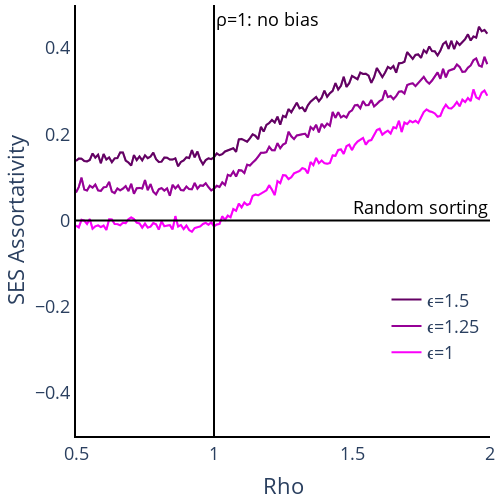

Notebook code for this chart:
### Markdown cell above
### Rho Assortativity

### Code cell
SESAss_rho_epsilon1 = plotly_lines.plot_MTO_sim_results(plotly_lines(), data=df_rho[df_rho['epsilon'] == 1], x_var='rho', y_var='Network_SES_assortativity', x_range=[0.5,2], y_range=[0,1], x_title='rho', y_title='Exposure', with_predicted=False, colors=['rgba(250,0,250,1)'], legend_text='ϵ=1')

SESAss_rho_epsilon125 = plotly_lines.plot_MTO_sim_results(plotly_lines(), data=df_rho[df_rho['epsilon'] == 1.25], x_var='rho', y_var='Network_SES_assortativity', x_range=[0.5,2], y_range=[0,1], x_title='rho', y_title='Exposure', with_predicted=False, colors=['rgba(150,0,150,1)'], legend_text='ϵ=1.25')

SESAss_rho_epsilon15 = plotly_lines.plot_MTO_sim_results(plotly_lines(), data=df_rho[df_rho['epsilon'] == 1.5], x_var='rho', y_var='Network_SES_assortativity', x_range=[0.5,2], y_range=[0,1], x_title='rho', y_title='Exposure', with_predicted=False, colors=['rgba(100,0,100,1)'], legend_text='ϵ=1.5')


SESAss_rho_epsilon125 = go.Figure(data = SESAss_rho_epsilon1.data + SESAss_rho_epsilon125.data + SESAss_rho_epsilon15.data)

SESAss_rho_epsilon125.update_layout(
    title = None, 
    font=dict(size = 18),
    xaxis_title = 'Rho', 
    yaxis_title = 'SES Assortativity',
    width = 500, height = 500,
    showlegend = True, 
    legend=dict(x=0.75,y=0.15),
    legend_title_text = '',
    xaxis_range = [0.5,2],
    yaxis_range = [-0.5,0.5],
    margin=dict(b=5,l=5,r=5,t=5),
    xaxis = dict(showgrid = False, showline = True, linecolor = 'rgb(0,0,0)', linewidth = 2), 
    yaxis = dict(showgrid = False, showline = True, linecolor = 'rgb(0,0,0)', linewidth = 2),
    plot_bgcolor='rgba(0,0,0,0)')


SESAss_rho_epsilon125.add_hline(y=0, line_width=2, annotation_text = 'Random sorting', annotation_font_color='black', line=dict(color='black'))
SESAss_rho_epsilon125.add_vline(x=1, line_width=2, annotation_text = 'ρ=1: no bias', annotation_font_color='black', line=dict(color='black'))

### Figure 1 — Plotly figure (JSON) as saved in the notebook; plotly's stock layout.template omitted (floating-point values rounded to 4 significant figures; data arrays with more than 128 entries replaced by an {"elided": "..."} marker saying what was removed)
{"data": [{"line": {"color": "rgba(250,0,250,1)", "width": 2}, "mode": "lines", "name": "ϵ=1", "showlegend": true, "type": "scatter", "x": {"elided": "150 float values"}, "y": {"elided": "150 float values"}}, {"line": {"color": "rgba(250,0,250,0.25)", "width": 2}, "mode": "lines", "showlegend": false, "type": "scatter", "x": {"elided": "150 float values"}, "y": {"elided": "150 float values"}}, {"fill": "tonexty", "fillcolor": "rgba(68, 68, 68, 0.2)", "line": {"color": "rgba(250,0,250,0.25)", "width": 2}, "mode": "lines", "showlegend": false, "type": "scatter", "x": {"elided": "150 float values"}, "y": {"elided": "150 float values"}}, {"line": {"color": "rgba(150,0,150,1)", "width": 2}, "mode": "lines", "name": "ϵ=1.25", "showlegend": true, "type": "scatter", "x": {"elided": "150 float values"}, "y": {"elided": "150 float values"}}, {"line": {"color": "rgba(150,0,150,0.25)", "width": 2}, "mode": "lines", "showlegend": false, "type": "scatter", "x": {"elided": "150 float values"}, "y": {"elided": "150 float values"}}, {"fill": "tonexty", "fillcolor": "rgba(68, 68, 68, 0.2)", "line": {"color": "rgba(150,0,150,0.25)", "width": 2}, "mode": "lines", "showlegend": false, "type": "scatter", "x": {"elided": "150 float values"}, "y": {"elided": "150 float values"}}, {"line": {"color": "rgba(100,0,100,1)", "width": 2}, "mode": "lines", "name": "ϵ=1.5", "showlegend": true, "type": "scatter", "x": {"elided": "150 float values"}, "y": {"elided": "150 float values"}}, {"line": {"color": "rgba(100,0,100,0.25)", "width": 2}, "mode": "lines", "showlegend": false, "type": "scatter", "x": {"elided": "150 float values"}, "y": {"elided": "150 float values"}}, {"fill": "tonexty", "fillcolor": "rgba(68, 68, 68, 0.2)", "line": {"color": "rgba(100,0,100,0.25)", "width": 2}, "mode": "lines", "showlegend": false, "type": "scatter", "x": {"elided": "150 float values"}, "y": {"elided": "150 float values"}}], "layout": {"annotations": [{"font": {"color": "black"}, "showarrow": false, "text": "Random sorting", "x": 1, "xanchor": "right", "xref": "x domain", "y": 0, "yanchor": "bottom", "yref": "y"}, {"font": {"color": "black"}, "showarrow": false, "text": "ρ=1: no bias", "x": 1, "xanchor": "left", "xref": "x", "y": 1, "yanchor": "top", "yref": "y domain"}], "font": {"size": 18}, "height": 500, "legend": {"title": {"text": ""}, "x": 0.75, "y": 0.15}, "margin": {"b": 5, "l": 5, "r": 5, "t": 5}, "plot_bgcolor": "rgba(0,0,0,0)", "shapes": [{"line": {"color": "black", "width": 2}, "type": "line", "x0": 0, "x1": 1, "xref": "x domain", "y0": 0, "y1": 0, "yref": "y"}, {"line": {"color": "black", "width": 2}, "type": "line", "x0": 1, "x1": 1, "xref": "x", "y0": 0, "y1": 1, "yref": "y domain"}], "showlegend": true, "title": {}, "width": 500, "xaxis": {"linecolor": "rgb(0,0,0)", "linewidth": 2, "range": [0.5, 2], "showgrid": false, "showline": true, "title": {"text": "Rho"}}, "yaxis": {"linecolor": "rgb(0,0,0)", "linewidth": 2, "range": [-0.5, 0.5], "showgrid": false, "showline": true, "title": {"text": "SES Assortativity"}}}}
